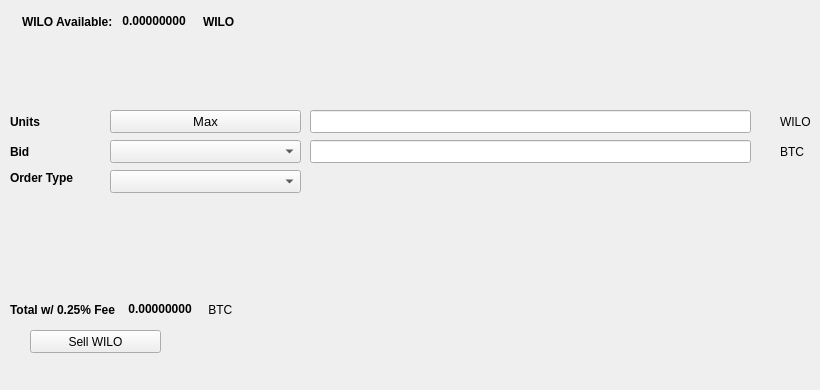
   <widget class="QWidget" name="SellTab">
    <attribute name="title">
     <string>Sell</string>
    </attribute>
    <widget class="QLabel" name="label_16">
     <property name="geometry">
      <rect>
       <x>780</x>
       <y>140</y>
       <width>31</width>
       <height>23</height>
      </rect>
     </property>
     <property name="text">
      <string>BTC</string>
     </property>
    </widget>
    <widget class="QComboBox" name="SellBidcomboBox">
     <property name="geometry">
      <rect>
       <x>110</x>
       <y>140</y>
       <width>191</width>
       <height>23</height>
      </rect>
     </property>
     <property name="font">
      <font>
       <pointsize>10</pointsize>
      </font>
     </property>
    </widget>
    <widget class="QLabel" name="label_18">
     <property name="geometry">
      <rect>
       <x>10</x>
       <y>110</y>
       <width>46</width>
       <height>23</height>
      </rect>
     </property>
     <property name="font">
      <font>
       <weight>75</weight>
       <bold>true</bold>
      </font>
     </property>
     <property name="text">
      <string>Units</string>
     </property>
    </widget>
    <widget class="QPushButton" name="Sell_Max_Amount">
     <property name="geometry">
      <rect>
       <x>110</x>
       <y>110</y>
       <width>191</width>
       <height>23</height>
      </rect>
     </property>
     <property name="font">
      <font>
       <pointsize>10</pointsize>
      </font>
     </property>
     <property name="text">
      <string>Max</string>
     </property>
    </widget>
    <widget class="QLabel" name="label_20">
     <property name="geometry">
      <rect>
       <x>10</x>
       <y>170</y>
       <width>91</width>
       <height>16</height>
      </rect>
     </property>
     <property name="font">
      <font>
       <weight>75</weight>
       <bold>true</bold>
      </font>
     </property>
     <property name="text">
      <string>Order Type</string>
     </property>
    </widget>
    <widget class="QComboBox" name="SellOrdertypeCombo">
     <property name="geometry">
      <rect>
       <x>110</x>
       <y>170</y>
       <width>191</width>
       <height>23</height>
      </rect>
     </property>
     <property name="font">
      <font>
       <pointsize>10</pointsize>
      </font>
     </property>
    </widget>
    <widget class="QLabel" name="label_21">
     <property name="geometry">
      <rect>
       <x>10</x>
       <y>140</y>
       <width>46</width>
       <height>23</height>
      </rect>
     </property>
     <property name="font">
      <font>
       <weight>75</weight>
       <bold>true</bold>
      </font>
     </property>
     <property name="text">
      <string>Bid</string>
     </property>
    </widget>
    <widget class="QLabel" name="label_22">
     <property name="geometry">
      <rect>
       <x>780</x>
       <y>110</y>
       <width>31</width>
       <height>23</height>
      </rect>
     </property>
     <property name="text">
      <string>WILO</string>
     </property>
    </widget>
    <widget class="QLineEdit" name="UnitsInputWILO">
     <property name="geometry">
      <rect>
       <x>310</x>
       <y>110</y>
       <width>441</width>
       <height>23</height>
      </rect>
     </property>
     <property name="font">
      <font>
       <pointsize>9</pointsize>
       <weight>75</weight>
       <bold>true</bold>
      </font>
     </property>
    </widget>
    <widget class="QLineEdit" name="SellBidPriceEdit">
     <property name="geometry">
      <rect>
       <x>310</x>
       <y>140</y>
       <width>441</width>
       <height>23</height>
      </rect>
     </property>
     <property name="font">
      <font>
       <pointsize>9</pointsize>
       <weight>75</weight>
       <bold>true</bold>
      </font>
     </property>
    </widget>
    <widget class="QPushButton" name="SellWILOBTN">
     <property name="geometry">
      <rect>
       <x>30</x>
       <y>330</y>
       <width>131</width>
       <height>23</height>
      </rect>
     </property>
     <property name="text">
      <string>Sell WILO</string>
     </property>
     <property name="icon">
      <iconset resource="../wilo">
       <normaloff>:/icons/bitcoin</normaloff>:/icons/bitcoin</iconset>
     </property>
    </widget>
    <widget class="QWidget" name="layoutWidget3">
     <property name="geometry">
      <rect>
       <x>22</x>
       <y>12</y>
       <width>258</width>
       <height>19</height>
      </rect>
     </property>
     <layout class="QHBoxLayout" name="horizontalLayout">
      <item>
       <widget class="QLabel" name="label232_2">
        <property name="font">
         <font>
          <weight>75</weight>
          <bold>true</bold>
         </font>
        </property>
        <property name="text">
         <string>WILO Available:</string>
        </property>
       </widget>
      </item>
      <item>
       <widget class="QLabel" name="WILOAvailableLabel">
        <property name="palette">
         <palette>
          <active>
           <colorrole role="WindowText">
            <brush brushstyle="SolidPattern">
             <color alpha="255">
              <red>0</red>
              <green>0</green>
              <blue>0</blue>
             </color>
            </brush>
           </colorrole>
           <colorrole role="Button">
            <brush brushstyle="SolidPattern">
             <color alpha="255">
              <red>0</red>
              <green>170</green>
              <blue>0</blue>
             </color>
            </brush>
           </colorrole>
           <colorrole role="Light">
            <brush brushstyle="SolidPattern">
             <color alpha="255">
              <red>0</red>
              <green>255</green>
              <blue>0</blue>
             </color>
            </brush>
           </colorrole>
           <colorrole role="Midlight">
            <brush brushstyle="SolidPattern">
             <color alpha="255">
              <red>0</red>
              <green>212</green>
              <blue>0</blue>
             </color>
            </brush>
           </colorrole>
           <colorrole role="Dark">
            <brush brushstyle="SolidPattern">
             <color alpha="255">
              <red>0</red>
              <green>85</green>
              <blue>0</blue>
             </color>
            </brush>
           </colorrole>
           <colorrole role="Mid">
            <brush brushstyle="SolidPattern">
             <color alpha="255">
              <red>0</red>
              <green>113</green>
              <blue>0</blue>
             </color>
            </brush>
           </colorrole>
           <colorrole role="Text">
            <brush brushstyle="SolidPattern">
             <color alpha="255">
              <red>0</red>
              <green>170</green>
              <blue>0</blue>
             </color>
            </brush>
           </colorrole>
           <colorrole role="BrightText">
            <brush brushstyle="SolidPattern">
             <color alpha="255">
              <red>255</red>
              <green>255</green>
              <blue>255</blue>
             </color>
            </brush>
           </colorrole>
           <colorrole role="ButtonText">
            <brush brushstyle="SolidPattern">
             <color alpha="255">
              <red>0</red>
              <green>0</green>
              <blue>0</blue>
             </color>
            </brush>
           </colorrole>
           <colorrole role="Base">
            <brush brushstyle="SolidPattern">
             <color alpha="255">
              <red>255</red>
              <green>255</green>
              <blue>255</blue>
             </color>
            </brush>
           </colorrole>
           <colorrole role="Window">
            <brush brushstyle="SolidPattern">
             <color alpha="255">
              <red>0</red>
              <green>170</green>
              <blue>0</blue>
             </color>
            </brush>
           </colorrole>
           <colorrole role="Shadow">
            <brush brushstyle="SolidPattern">
             <color alpha="255">
              <red>0</red>
              <green>0</green>
              <blue>0</blue>
             </color>
            </brush>
           </colorrole>
           <colorrole role="AlternateBase">
            <brush brushstyle="SolidPattern">
             <color alpha="255">
              <red>127</red>
              <green>212</green>
              <blue>127</blue>
             </color>
            </brush>
           </colorrole>
           <colorrole role="ToolTipBase">
            <brush brushstyle="SolidPattern">
             <color alpha="255">
              <red>255</red>
              <green>255</green>
              <blue>220</blue>
             </color>
            </brush>
           </colorrole>
           <colorrole role="ToolTipText">
            <brush brushstyle="SolidPattern">
             <color alpha="255">
              <red>0</red>
              <green>0</green>
              <blue>0</blue>
             </color>
            </brush>
           </colorrole>
          </active>
          <inactive>
           <colorrole role="WindowText">
            <brush brushstyle="SolidPattern">
             <color alpha="255">
              <red>0</red>
              <green>0</green>
              <blue>0</blue>
             </color>
            </brush>
           </colorrole>
           <colorrole role="Button">
            <brush brushstyle="SolidPattern">
             <color alpha="255">
              <red>0</red>
              <green>170</green>
              <blue>0</blue>
             </color>
            </brush>
           </colorrole>
           <colorrole role="Light">
            <brush brushstyle="SolidPattern">
             <color alpha="255">
              <red>0</red>
              <green>255</green>
              <blue>0</blue>
             </color>
            </brush>
           </colorrole>
           <colorrole role="Midlight">
            <brush brushstyle="SolidPattern">
             <color alpha="255">
              <red>0</red>
              <green>212</green>
              <blue>0</blue>
             </color>
            </brush>
           </colorrole>
           <colorrole role="Dark">
            <brush brushstyle="SolidPattern">
             <color alpha="255">
              <red>0</red>
              <green>85</green>
              <blue>0</blue>
             </color>
            </brush>
           </colorrole>
           <colorrole role="Mid">
            <brush brushstyle="SolidPattern">
             <color alpha="255">
              <red>0</red>
              <green>113</green>
              <blue>0</blue>
             </color>
            </brush>
           </colorrole>
           <colorrole role="Text">
            <brush brushstyle="SolidPattern">
             <color alpha="255">
              <red>0</red>
              <green>170</green>
              <blue>0</blue>
             </color>
            </brush>
           </colorrole>
           <colorrole role="BrightText">
            <brush brushstyle="SolidPattern">
             <color alpha="255">
              <red>255</red>
              <green>255</green>
              <blue>255</blue>
             </color>
            </brush>
           </colorrole>
           <colorrole role="ButtonText">
            <brush brushstyle="SolidPattern">
             <color alpha="255">
              <red>0</red>
              <green>0</green>
              <blue>0</blue>
             </color>
            </brush>
           </colorrole>
           <colorrole role="Base">
            <brush brushstyle="SolidPattern">
             <color alpha="255">
              <red>255</red>
              <green>255</green>
              <blue>255</blue>
             </color>
            </brush>
           </colorrole>
           <colorrole role="Window">
            <brush brushstyle="SolidPattern">
             <color alpha="255">
              <red>0</red>
              <green>170</green>
              <blue>0</blue>
             </color>
            </brush>
           </colorrole>
           <colorrole role="Shadow">
            <brush brushstyle="SolidPattern">
             <color alpha="255">
              <red>0</red>
              <green>0</green>
              <blue>0</blue>
             </color>
            </brush>
           </colorrole>
           <colorrole role="AlternateBase">
            <brush brushstyle="SolidPattern">
             <color alpha="255">
              <red>127</red>
              <green>212</green>
              <blue>127</blue>
             </color>
            </brush>
           </colorrole>
           <colorrole role="ToolTipBase">
            <brush brushstyle="SolidPattern">
             <color alpha="255">
              <red>255</red>
              <green>255</green>
              <blue>220</blue>
             </color>
            </brush>
           </colorrole>
           <colorrole role="ToolTipText">
            <brush brushstyle="SolidPattern">
             <color alpha="255">
              <red>0</red>
              <green>0</green>
              <blue>0</blue>
             </color>
            </brush>
           </colorrole>
          </inactive>
          <disabled>
           <colorrole role="WindowText">
            <brush brushstyle="SolidPattern">
             <color alpha="255">
              <red>0</red>
              <green>85</green>
              <blue>0</blue>
             </color>
            </brush>
           </colorrole>
           <colorrole role="Button">
            <brush brushstyle="SolidPattern">
             <color alpha="255">
              <red>0</red>
              <green>170</green>
              <blue>0</blue>
             </color>
            </brush>
           </colorrole>
           <colorrole role="Light">
            <brush brushstyle="SolidPattern">
             <color alpha="255">
              <red>0</red>
              <green>255</green>
              <blue>0</blue>
             </color>
            </brush>
           </colorrole>
           <colorrole role="Midlight">
            <brush brushstyle="SolidPattern">
             <color alpha="255">
              <red>0</red>
              <green>212</green>
              <blue>0</blue>
             </color>
            </brush>
           </colorrole>
           <colorrole role="Dark">
            <brush brushstyle="SolidPattern">
             <color alpha="255">
              <red>0</red>
              <green>85</green>
              <blue>0</blue>
             </color>
            </brush>
           </colorrole>
           <colorrole role="Mid">
            <brush brushstyle="SolidPattern">
             <color alpha="255">
              <red>0</red>
              <green>113</green>
              <blue>0</blue>
             </color>
            </brush>
           </colorrole>
           <colorrole role="Text">
            <brush brushstyle="SolidPattern">
             <color alpha="255">
              <red>0</red>
              <green>85</green>
              <blue>0</blue>
             </color>
            </brush>
           </colorrole>
           <colorrole role="BrightText">
            <brush brushstyle="SolidPattern">
             <color alpha="255">
              <red>255</red>
              <green>255</green>
              <blue>255</blue>
             </color>
            </brush>
           </colorrole>
           <colorrole role="ButtonText">
            <brush brushstyle="SolidPattern">
             <color alpha="255">
              <red>0</red>
              <green>85</green>
              <blue>0</blue>
             </color>
            </brush>
           </colorrole>
           <colorrole role="Base">
            <brush brushstyle="SolidPattern">
             <color alpha="255">
              <red>0</red>
              <green>170</green>
              <blue>0</blue>
             </color>
            </brush>
           </colorrole>
           <colorrole role="Window">
            <brush brushstyle="SolidPattern">
             <color alpha="255">
              <red>0</red>
              <green>170</green>
              <blue>0</blue>
             </color>
            </brush>
           </colorrole>
           <colorrole role="Shadow">
            <brush brushstyle="SolidPattern">
             <color alpha="255">
              <red>0</red>
              <green>0</green>
              <blue>0</blue>
             </color>
            </brush>
           </colorrole>
           <colorrole role="AlternateBase">
            <brush brushstyle="SolidPattern">
             <color alpha="255">
              <red>0</red>
              <green>170</green>
              <blue>0</blue>
             </color>
            </brush>
           </colorrole>
           <colorrole role="ToolTipBase">
            <brush brushstyle="SolidPattern">
             <color alpha="255">
              <red>255</red>
              <green>255</green>
              <blue>220</blue>
             </color>
            </brush>
           </colorrole>
           <colorrole role="ToolTipText">
            <brush brushstyle="SolidPattern">
             <color alpha="255">
              <red>0</red>
              <green>0</green>
              <blue>0</blue>
             </color>
            </brush>
           </colorrole>
          </disabled>
         </palette>
        </property>
        <property name="font">
         <font>
          <weight>75</weight>
          <bold>true</bold>
         </font>
        </property>
        <property name="text">
         <string> 0.00000000 </string>
        </property>
        <property name="textInteractionFlags">
         <set>Qt::LinksAccessibleByMouse|Qt::TextSelectableByKeyboard|Qt::TextSelectableByMouse</set>
        </property>
       </widget>
      </item>
      <item>
       <widget class="QLabel" name="labelWILO">
        <property name="font">
         <font>
          <weight>75</weight>
          <bold>true</bold>
         </font>
        </property>
        <property name="text">
         <string>WILO</string>
        </property>
       </widget>
      </item>
     </layout>
    </widget>
    <widget class="QWidget" name="layoutWidget">
     <property name="geometry">
      <rect>
       <x>10</x>
       <y>300</y>
       <width>268</width>
       <height>19</height>
      </rect>
     </property>
     <layout class="QHBoxLayout" name="horizontalLayout_2">
      <item>
       <widget class="QLabel" name="label_19">
        <property name="font">
         <font>
          <weight>75</weight>
          <bold>true</bold>
         </font>
        </property>
        <property name="text">
         <string>Total w/ 0.25% Fee </string>
        </property>
       </widget>
      </item>
      <item>
       <widget class="QLabel" name="SellCostLabel">
        <property name="palette">
         <palette>
          <active>
           <colorrole role="WindowText">
            <brush brushstyle="SolidPattern">
             <color alpha="255">
              <red>0</red>
              <green>0</green>
              <blue>0</blue>
             </color>
            </brush>
           </colorrole>
           <colorrole role="Button">
            <brush brushstyle="SolidPattern">
             <color alpha="255">
              <red>0</red>
              <green>170</green>
              <blue>0</blue>
             </color>
            </brush>
           </colorrole>
           <colorrole role="Light">
            <brush brushstyle="SolidPattern">
             <color alpha="255">
              <red>0</red>
              <green>255</green>
              <blue>0</blue>
             </color>
            </brush>
           </colorrole>
           <colorrole role="Midlight">
            <brush brushstyle="SolidPattern">
             <color alpha="255">
              <red>0</red>
              <green>212</green>
              <blue>0</blue>
             </color>
            </brush>
           </colorrole>
           <colorrole role="Dark">
            <brush brushstyle="SolidPattern">
             <color alpha="255">
              <red>0</red>
              <green>85</green>
              <blue>0</blue>
             </color>
            </brush>
           </colorrole>
           <colorrole role="Mid">
            <brush brushstyle="SolidPattern">
             <color alpha="255">
              <red>0</red>
              <green>113</green>
              <blue>0</blue>
             </color>
            </brush>
           </colorrole>
           <colorrole role="Text">
            <brush brushstyle="SolidPattern">
             <color alpha="255">
              <red>0</red>
              <green>170</green>
              <blue>0</blue>
             </color>
            </brush>
           </colorrole>
           <colorrole role="BrightText">
            <brush brushstyle="SolidPattern">
             <color alpha="255">
              <red>255</red>
              <green>255</green>
              <blue>255</blue>
             </color>
            </brush>
           </colorrole>
           <colorrole role="ButtonText">
            <brush brushstyle="SolidPattern">
             <color alpha="255">
              <red>0</red>
              <green>0</green>
              <blue>0</blue>
             </color>
            </brush>
           </colorrole>
           <colorrole role="Base">
            <brush brushstyle="SolidPattern">
             <color alpha="255">
              <red>255</red>
              <green>255</green>
              <blue>255</blue>
             </color>
            </brush>
           </colorrole>
           <colorrole role="Window">
            <brush brushstyle="SolidPattern">
             <color alpha="255">
              <red>0</red>
              <green>170</green>
              <blue>0</blue>
             </color>
            </brush>
           </colorrole>
           <colorrole role="Shadow">
            <brush brushstyle="SolidPattern">
             <color alpha="255">
              <red>0</red>
              <green>0</green>
              <blue>0</blue>
             </color>
            </brush>
           </colorrole>
           <colorrole role="AlternateBase">
            <brush brushstyle="SolidPattern">
             <color alpha="255">
              <red>127</red>
              <green>212</green>
              <blue>127</blue>
             </color>
            </brush>
           </colorrole>
           <colorrole role="ToolTipBase">
            <brush brushstyle="SolidPattern">
             <color alpha="255">
              <red>255</red>
              <green>255</green>
              <blue>220</blue>
             </color>
            </brush>
           </colorrole>
           <colorrole role="ToolTipText">
            <brush brushstyle="SolidPattern">
             <color alpha="255">
              <red>0</red>
              <green>0</green>
              <blue>0</blue>
             </color>
            </brush>
           </colorrole>
          </active>
          <inactive>
           <colorrole role="WindowText">
            <brush brushstyle="SolidPattern">
             <color alpha="255">
              <red>0</red>
              <green>0</green>
              <blue>0</blue>
             </color>
            </brush>
           </colorrole>
           <colorrole role="Button">
            <brush brushstyle="SolidPattern">
             <color alpha="255">
              <red>0</red>
              <green>170</green>
              <blue>0</blue>
             </color>
            </brush>
           </colorrole>
           <colorrole role="Light">
            <brush brushstyle="SolidPattern">
             <color alpha="255">
              <red>0</red>
              <green>255</green>
              <blue>0</blue>
             </color>
            </brush>
           </colorrole>
           <colorrole role="Midlight">
            <brush brushstyle="SolidPattern">
             <color alpha="255">
              <red>0</red>
              <green>212</green>
              <blue>0</blue>
             </color>
            </brush>
           </colorrole>
           <colorrole role="Dark">
            <brush brushstyle="SolidPattern">
             <color alpha="255">
              <red>0</red>
              <green>85</green>
              <blue>0</blue>
             </color>
            </brush>
           </colorrole>
           <colorrole role="Mid">
            <brush brushstyle="SolidPattern">
             <color alpha="255">
              <red>0</red>
              <green>113</green>
              <blue>0</blue>
             </color>
            </brush>
           </colorrole>
           <colorrole role="Text">
            <brush brushstyle="SolidPattern">
             <color alpha="255">
              <red>0</red>
              <green>170</green>
              <blue>0</blue>
             </color>
            </brush>
           </colorrole>
           <colorrole role="BrightText">
            <brush brushstyle="SolidPattern">
             <color alpha="255">
              <red>255</red>
              <green>255</green>
              <blue>255</blue>
             </color>
            </brush>
           </colorrole>
           <colorrole role="ButtonText">
            <brush brushstyle="SolidPattern">
             <color alpha="255">
              <red>0</red>
              <green>0</green>
              <blue>0</blue>
             </color>
            </brush>
           </colorrole>
           <colorrole role="Base">
            <brush brushstyle="SolidPattern">
             <color alpha="255">
              <red>255</red>
              <green>255</green>
              <blue>255</blue>
             </color>
            </brush>
           </colorrole>
           <colorrole role="Window">
            <brush brushstyle="SolidPattern">
             <color alpha="255">
              <red>0</red>
              <green>170</green>
              <blue>0</blue>
             </color>
            </brush>
           </colorrole>
           <colorrole role="Shadow">
            <brush brushstyle="SolidPattern">
             <color alpha="255">
              <red>0</red>
              <green>0</green>
              <blue>0</blue>
             </color>
            </brush>
           </colorrole>
           <colorrole role="AlternateBase">
            <brush brushstyle="SolidPattern">
             <color alpha="255">
              <red>127</red>
              <green>212</green>
              <blue>127</blue>
             </color>
            </brush>
           </colorrole>
           <colorrole role="ToolTipBase">
            <brush brushstyle="SolidPattern">
             <color alpha="255">
              <red>255</red>
              <green>255</green>
              <blue>220</blue>
             </color>
            </brush>
           </colorrole>
           <colorrole role="ToolTipText">
            <brush brushstyle="SolidPattern">
             <color alpha="255">
              <red>0</red>
              <green>0</green>
              <blue>0</blue>
             </color>
            </brush>
           </colorrole>
          </inactive>
          <disabled>
           <colorrole role="WindowText">
            <brush brushstyle="SolidPattern">
             <color alpha="255">
              <red>0</red>
              <green>85</green>
              <blue>0</blue>
             </color>
            </brush>
           </colorrole>
           <colorrole role="Button">
            <brush brushstyle="SolidPattern">
             <color alpha="255">
              <red>0</red>
              <green>170</green>
              <blue>0</blue>
             </color>
            </brush>
           </colorrole>
           <colorrole role="Light">
            <brush brushstyle="SolidPattern">
             <color alpha="255">
              <red>0</red>
              <green>255</green>
              <blue>0</blue>
             </color>
            </brush>
           </colorrole>
           <colorrole role="Midlight">
            <brush brushstyle="SolidPattern">
             <color alpha="255">
              <red>0</red>
              <green>212</green>
              <blue>0</blue>
             </color>
            </brush>
           </colorrole>
           <colorrole role="Dark">
            <brush brushstyle="SolidPattern">
             <color alpha="255">
              <red>0</red>
              <green>85</green>
              <blue>0</blue>
             </color>
            </brush>
           </colorrole>
           <colorrole role="Mid">
            <brush brushstyle="SolidPattern">
             <color alpha="255">
              <red>0</red>
              <green>113</green>
              <blue>0</blue>
             </color>
            </brush>
           </colorrole>
           <colorrole role="Text">
            <brush brushstyle="SolidPattern">
             <color alpha="255">
              <red>0</red>
              <green>85</green>
              <blue>0</blue>
             </color>
            </brush>
           </colorrole>
           <colorrole role="BrightText">
            <brush brushstyle="SolidPattern">
             <color alpha="255">
              <red>255</red>
              <green>255</green>
              <blue>255</blue>
             </color>
            </brush>
           </colorrole>
           <colorrole role="ButtonText">
            <brush brushstyle="SolidPattern">
             <color alpha="255">
              <red>0</red>
              <green>85</green>
              <blue>0</blue>
             </color>
            </brush>
           </colorrole>
           <colorrole role="Base">
            <brush brushstyle="SolidPattern">
             <color alpha="255">
              <red>0</red>
              <green>170</green>
              <blue>0</blue>
             </color>
            </brush>
           </colorrole>
           <colorrole role="Window">
            <brush brushstyle="SolidPattern">
             <color alpha="255">
              <red>0</red>
              <green>170</green>
              <blue>0</blue>
             </color>
            </brush>
           </colorrole>
           <colorrole role="Shadow">
            <brush brushstyle="SolidPattern">
             <color alpha="255">
              <red>0</red>
              <green>0</green>
              <blue>0</blue>
             </color>
            </brush>
           </colorrole>
           <colorrole role="AlternateBase">
            <brush brushstyle="SolidPattern">
             <color alpha="255">
              <red>0</red>
              <green>170</green>
              <blue>0</blue>
             </color>
            </brush>
           </colorrole>
           <colorrole role="ToolTipBase">
            <brush brushstyle="SolidPattern">
             <color alpha="255">
              <red>255</red>
              <green>255</green>
              <blue>220</blue>
             </color>
            </brush>
           </colorrole>
           <colorrole role="ToolTipText">
            <brush brushstyle="SolidPattern">
             <color alpha="255">
              <red>0</red>
              <green>0</green>
              <blue>0</blue>
             </color>
            </brush>
           </colorrole>
          </disabled>
         </palette>
        </property>
        <property name="font">
         <font>
          <weight>75</weight>
          <bold>true</bold>
         </font>
        </property>
        <property name="autoFillBackground">
         <bool>false</bool>
        </property>
        <property name="text">
         <string> 0.00000000</string>
        </property>
        <property name="textInteractionFlags">
         <set>Qt::LinksAccessibleByMouse|Qt::TextSelectableByMouse</set>
        </property>
       </widget>
      </item>
      <item>
       <widget class="QLabel" name="label_17">
        <property name="font">
         <font>
          <weight>50</weight>
          <bold>false</bold>
         </font>
        </property>
        <property name="text">
         <string> BTC</string>
        </property>
       </widget>
      </item>
     </layout>
    </widget>
    <widget class="QLabel" name="label_23">
     <property name="geometry">
      <rect>
       <x>460</x>
       <y>300</y>
       <width>281</width>
       <height>81</height>
      </rect>
     </property>
     <property name="text">
      <string/>
     </property>
     <property name="pixmap">
      <pixmap>:/images/bittrex</pixmap>
     </property>
    </widget>
   </widget>
